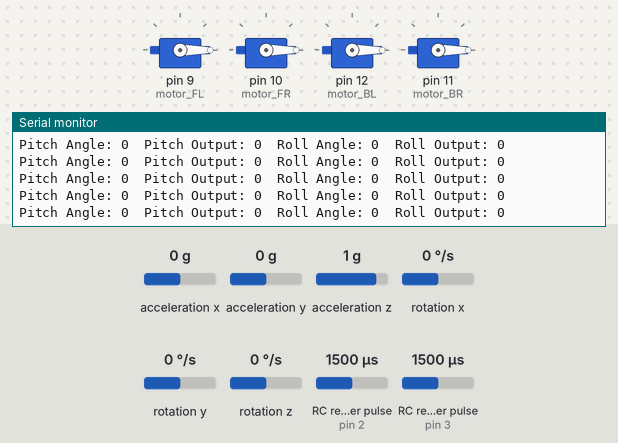
Bench run of a sketch on a simulated Arduino Uno, built with avr-gcc and run on an emulated ATmega328P. Shown: 4 × servo, the last lines printed to the serial monitor. Wiring (inferred from the names in the program): 2 × RC receiver channel: data pin 2 / data pin 3. Inputs (shaded band) come from the test bench; at power-on: acceleration x 0 g, acceleration y 0 g, acceleration z 1 g, rotation x 0 °/s, rotation y 0 °/s, rotation z 0 °/s, RC receiver pulse (sensors on pin 2, pin 3) 1500 µs. EEPROM starts erased.

Above: at 13.1 s.
13.2 s: acceleration x set to -1.4 g
At 13.37 s:
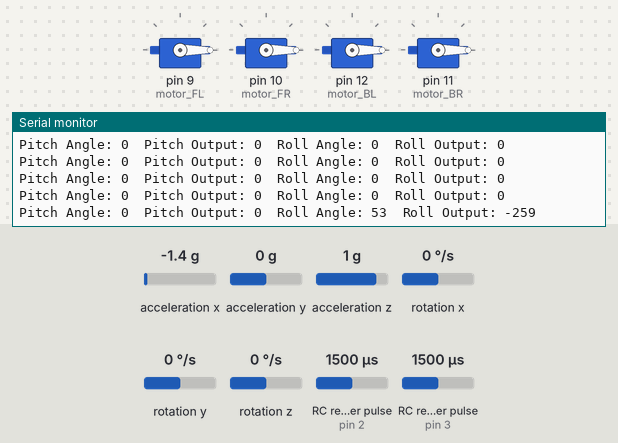
16.2 s: acceleration y set to -1.4 g
At 16.21 s:
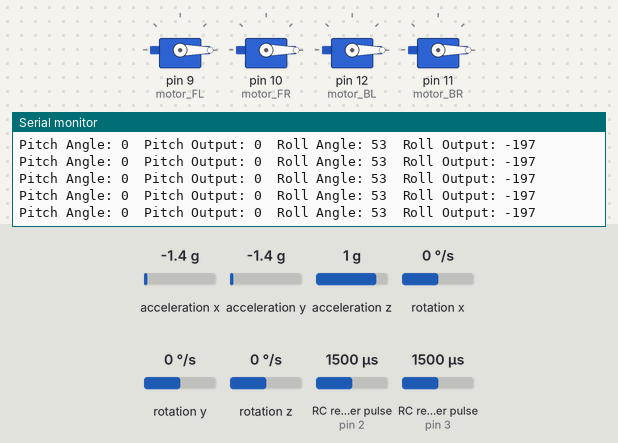
19.2 s: acceleration z set to -1.4 g
At 19.22 s:
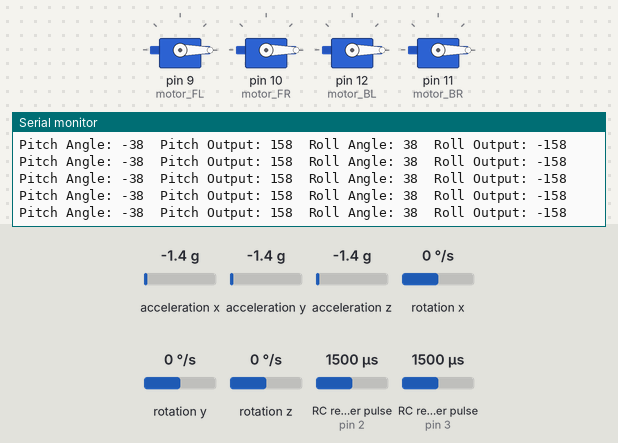
Timing chart, 0 to 22.2 s (numbered marks = the images above; inputs shaded):
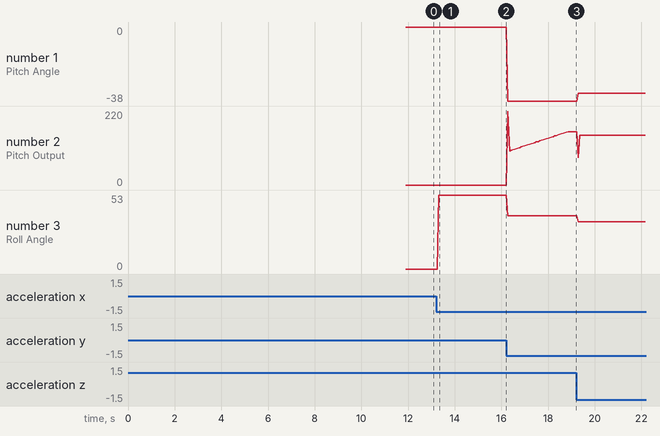

Measured:
- after the input at 13.2 s, the serial monitor: prints a new line after 0.11 s (image 1)
- plotted number 1: 0 → -38 after the input at 16.2 s, -38 → -34 after the input at 19.2 s
- plotted number 2: 0 → 158 after the input at 16.2 s, 158 → 148 after the input at 19.2 s
- plotted number 3: 0 → 53 after the input at 13.2 s, 53 → 38 after the input at 16.2 s, 38 → 34 after the input at 19.2 s

The sketch:

Throttle_Test.ino
```cpp
#include <Servo.h>
#include <Wire.h>
#include <MPU6050.h>
#include <EEPROM.h>

MPU6050 mpu;

int16_t accX, accY, accZ;
int16_t gyroX, gyroY, gyroZ;
float pitch, roll, yaw, lastTime, currentTime, deltaTime;
float gyroXOffset, gyroYOffset, gyroZOffset;

int throttlePin = 3;
int pitchPin = 2;
int rollPin = 18;
int yawPin = 19;

int motor_FL = 9;
int motor_FR = 10;
int motor_BR = 11;
int motor_BL = 12;

volatile unsigned long throttleStart, throttleEnd, pitchStart, pitchEnd, rollStart, rollEnd, yawStart, yawEnd;
volatile int throttlePulse, pitchPulse, rollPulse, yawPulse;

// Define EEPROM addresses for gyro offsets
const int EEPROM_ADDRESS_GYRO_X_OFFSET = 0;
const int EEPROM_ADDRESS_GYRO_Y_OFFSET = sizeof(float);
const int EEPROM_ADDRESS_GYRO_Z_OFFSET = 2 * sizeof(float);

Servo esc, esc2, esc3, esc4;

// PID variables
float setPoint_pitch = 0.0; // Desired pitch angle
float setPoint_roll = 0.0;  // Desired roll angle
int output_pitch = 0;
int output_roll = 0;
float integral_pitch = 0.0;
float integral_roll = 0.0;
float lastError_pitch = 0.0;
float lastError_roll = 0.0;

float Kp_pitch; // Proportional gain for pitch
float Ki_pitch; // Integral gain for pitch
float Kd_pitch; // Derivative gain for pitch

float Kp_roll;  // Proportional gain for roll
float Ki_roll;  // Integral gain for roll
float Kd_roll;  // Derivative gain for roll

float alpha = 0.02; // Complementary filter constant

void setup() {
  Serial.begin(9600);
  Wire.begin();
  mpu.initialize();

  if (!loadCalibrationValues()) {
    calibrateGyro();
    saveCalibrationValues();
  }

  lastTime = millis() / 1000.0; // Start time in seconds

  pinMode(throttlePin, INPUT);
  pinMode(pitchPin, INPUT);
  pinMode(rollPin, INPUT);
  pinMode(yawPin, INPUT);

  attachInterrupt(digitalPinToInterrupt(throttlePin), throttleInterrupt, CHANGE);
  attachInterrupt(digitalPinToInterrupt(pitchPin), pitchInterrupt, CHANGE);
  attachInterrupt(digitalPinToInterrupt(rollPin), rollInterrupt, CHANGE);
  attachInterrupt(digitalPinToInterrupt(yawPin), yawInterrupt, CHANGE);

  esc.attach(motor_FL, 1000, 2000);
  esc2.attach(motor_FR, 1000, 2000);
  esc3.attach(motor_BL, 1000, 2000);
  esc4.attach(motor_BR, 1000, 2000);

  calibrateESC();

  // Ensure all ESCs are at the minimum throttle
  esc.writeMicroseconds(1000);
  esc2.writeMicroseconds(1000);
  esc3.writeMicroseconds(1000);
  esc4.writeMicroseconds(1000);
}

void loop() {
  int throttle, pitch, roll, yaw;

  currentTime = millis() / 1000.0;
  deltaTime = currentTime - lastTime;
  lastTime = currentTime;

  // Read accelerometer and gyroscope data
  mpu.getMotion6(&accX, &accY, &accZ, &gyroX, &gyroY, &gyroZ);

  // Apply offsets to gyroscope data
  gyroX -= gyroXOffset;
  gyroY -= gyroYOffset;
  gyroZ -= gyroZOffset;

  float accelX = accX / 16384.0;
  float accelY = accY / 16384.0;
  float accelZ = accZ / 16384.0;
  float gyroXrate = gyroX / 131.0;
  float gyroYrate = gyroY / 131.0;
  float gyroZrate = gyroZ / 131.0;

  // Calculate pitch and roll from accelerometer data
  float accelPitch = atan2(accelY, sqrt(accelX * accelX + accelZ * accelZ)) * 180 / PI;
  float accelRoll = atan2(-accelX, sqrt(accelY * accelY + accelZ * accelZ)) * 180 / PI;

  // Complementary filter for pitch
  pitch = alpha * (pitch + gyroXrate * deltaTime) + (1 - alpha) * accelPitch;
  // Complementary filter for roll
  roll = alpha * (roll + gyroYrate * deltaTime) + (1 - alpha) * accelRoll;

  // Disable interrupts while reading shared variables
  noInterrupts();
  throttle = throttlePulse;
//  pitch = pitchPulse;
//  roll = rollPulse;
//  yaw = yawPulse;
  interrupts();

  // Limit throttle input to leave room for PID adjustments
  int maxThrottle = 1600; // Calculated throttle limit
  throttle = constrain(throttle, 1000, maxThrottle);

  Kp_pitch = 2.6; // Proportional gain for pitch
  Ki_pitch = 0.6; // Integral gain for pitch
  Kd_pitch = 1.2; // Derivative gain for pitch

  Kp_roll = Kp_pitch;  // Proportional gain for roll
  Ki_roll = Ki_pitch;  // Integral gain for roll
  Kd_roll = Kd_pitch;  // Derivative gain for roll

  // PID Control for pitch
  float error_pitch = setPoint_pitch - pitch;
  integral_pitch += error_pitch * deltaTime;
  float derivative_pitch = (error_pitch - lastError_pitch) / deltaTime;
  integral_pitch = constrain(integral_pitch, -100, 100); // Limit integral windup
  error_pitch = constrain(error_pitch, -100, 100); // Limit integral windup
  derivative_pitch = constrain(derivative_pitch, -100, 100); // Limit integral windup
  output_pitch = (Kp_pitch * error_pitch) + (Ki_pitch * integral_pitch) + (Kd_pitch * derivative_pitch);
  lastError_pitch = error_pitch;

  // PID Control for roll
  float error_roll = setPoint_roll - roll;
  float derivative_roll = (error_roll - lastError_roll) / deltaTime;
  integral_roll += error_roll * deltaTime;
  integral_roll = constrain(integral_roll, -100, 100); // Limit integral windup
  error_roll = constrain(error_roll, -100, 100); // Limit integral windup
  derivative_roll = constrain(derivative_roll , -100, 100); // Limit integral windup
  output_roll = (Kp_roll * error_roll) + (Ki_roll * integral_roll) + (Kd_roll * derivative_roll);
  lastError_roll = error_roll;

  output_roll = constrain(output_roll, -400, 400);
  output_pitch = constrain(output_pitch, -400, 400);

  // Adjust throttle for each motor based on PID outputs
  int motor_FL_throttle = throttle + output_roll - output_pitch;
  int motor_FR_throttle = throttle + output_roll + output_pitch;
  int motor_BL_throttle = throttle - output_roll - output_pitch;
  int motor_BR_throttle = throttle - output_roll + output_pitch;

  // Constrain throttle values to be within the range
  motor_FL_throttle = constrain(motor_FL_throttle, 1050, 2000);
  motor_FR_throttle = constrain(motor_FR_throttle, 1050, 2000);
  motor_BL_throttle = constrain(motor_BL_throttle, 1050, 2000);
  motor_BR_throttle = constrain(motor_BR_throttle, 1050, 2000);

  // Use throttle value to control all motors
  if (pitchPulse <= 1400 || pitchPulse >= 1600 || rollPulse <= 1400 || rollPulse >= 1600) {
    esc.writeMicroseconds(1000);
    esc2.writeMicroseconds(1000);
    esc3.writeMicroseconds(1000);
    esc4.writeMicroseconds(1000);

  } else if (throttlePulse < 1100) {
    esc.writeMicroseconds(1100);
    esc2.writeMicroseconds(1100);
    esc3.writeMicroseconds(1100);
    esc4.writeMicroseconds(1100);
  } else {
    esc.writeMicroseconds(motor_FL_throttle);
    esc2.writeMicroseconds(motor_FR_throttle);
    esc3.writeMicroseconds(motor_BL_throttle);
    esc4.writeMicroseconds(motor_BR_throttle);
  }

  // Print pitch and roll angles and PID outputs to the Serial Monitor
  Serial.print("Pitch Angle: ");
  Serial.print((int)pitch); // Cast to int for display
  Serial.print("\tPitch Output: ");
  Serial.print(output_pitch);
  Serial.print("\tRoll Angle: ");
  Serial.print((int)roll); // Cast to int for display
  Serial.print("\tRoll Output: ");
  Serial.println(output_roll);
}

void calibrateESC() {
  // Calibrate ESC
  esc.writeMicroseconds(2000); // Max throttle
  esc2.writeMicroseconds(2000); // Max throttle
  esc3.writeMicroseconds(2000); // Max throttle
  esc4.writeMicroseconds(2000); // Max throttle
  delay(2000);

  esc.writeMicroseconds(1000); // Min throttle
  esc2.writeMicroseconds(1000); // Min throttle
  esc3.writeMicroseconds(1000); // Min throttle
  esc4.writeMicroseconds(1000); // Min throttle
  delay(2000);
}

void throttleInterrupt() {
  if (digitalRead(throttlePin) == HIGH) {
    throttleStart = micros();
  } else {
    throttleEnd = micros();
    throttlePulse = throttleEnd - throttleStart;
  }
}

void pitchInterrupt() {
  if (digitalRead(pitchPin) == HIGH) {
    pitchStart = micros();
  } else {
    pitchEnd = micros();
    pitchPulse = pitchEnd - pitchStart;
  }
}

void rollInterrupt() {
  if (digitalRead(rollPin) == HIGH) {
    rollStart = micros();
  } else {
    rollEnd = micros();
    rollPulse = rollEnd - rollStart;
  }
}

void yawInterrupt() {
  if (digitalRead(yawPin) == HIGH) {
    yawStart = micros();
  } else {
    yawEnd = micros();
    yawPulse = yawEnd - yawStart;
  }
}

void calibrateGyro() {
  const int numReadings = 2000;
  long gyroXSum = 0, gyroYSum = 0, gyroZSum = 0;

  for (int i = 0; i < numReadings; i++) {
    mpu.getMotion6(&accX, &accY, &accZ, &gyroX, &gyroY, &gyroZ);
    gyroXSum += gyroX;
    gyroYSum += gyroY;
    gyroZSum += gyroZ;
  }

  gyroXOffset = gyroXSum / numReadings;
  gyroYOffset = gyroYSum / numReadings;
  gyroZOffset = gyroZSum / numReadings;
}

bool loadCalibrationValues() {
  EEPROM.get(EEPROM_ADDRESS_GYRO_X_OFFSET, gyroXOffset);
  EEPROM.get(EEPROM_ADDRESS_GYRO_Y_OFFSET, gyroYOffset);
  EEPROM.get(EEPROM_ADDRESS_GYRO_Z_OFFSET, gyroZOffset);
  return !(isnan(gyroXOffset) || isnan(gyroYOffset) || isnan(gyroZOffset));
}

void saveCalibrationValues() {
  EEPROM.put(EEPROM_ADDRESS_GYRO_X_OFFSET, gyroXOffset);
  EEPROM.put(EEPROM_ADDRESS_GYRO_Y_OFFSET, gyroYOffset);
  EEPROM.put(EEPROM_ADDRESS_GYRO_Z_OFFSET, gyroZOffset);
}
```
